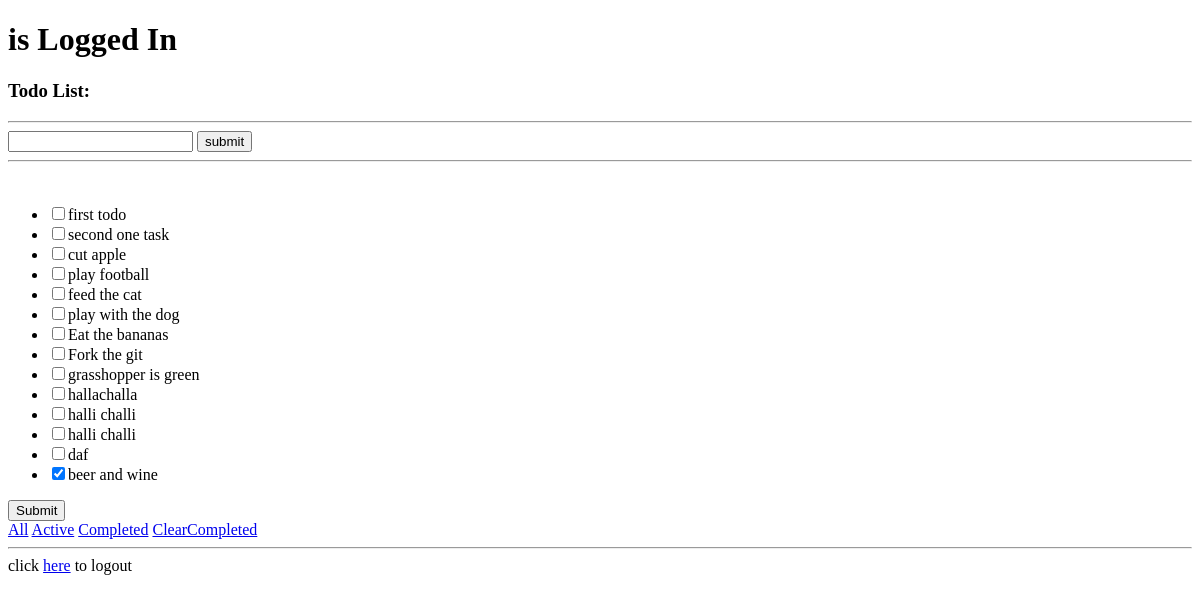
Before: /todos/ with the older database file.
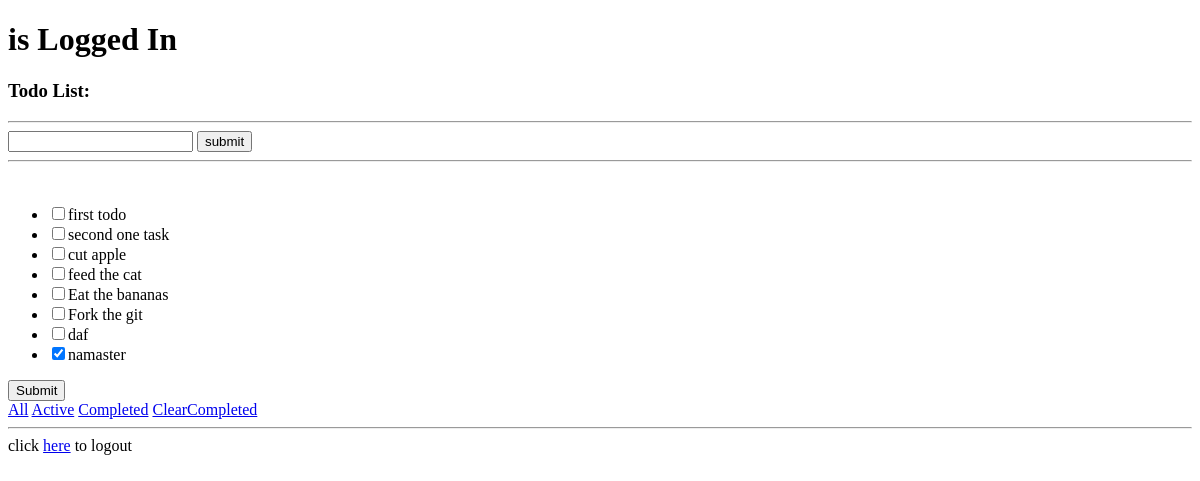
After: the same page with the newer database file.
### todos/models.py (models this page shows, shortened)
class Todo(models.Model):
    title = models.CharField(max_length=200)
    completed = models.BooleanField(null=False,default=False)
    created_at = models.DateTimeField(auto_now_add=True)

### todos/views.py (the view)
def index(request):
    todos = Todo.objects.all()
    context = {
        'todos':todos
    }
    if request.method == 'POST':
        title = request.POST['title']
        todo = Todo(title=title)
        todo.save()
        return render(request,'index.html',context)
    else:
        return render(request,'index.html',context)

### todos/templates/index.html (shortened to what this page needs)
<!DOCTYPE html>
<html lang="en">
<head>
</head>
<body>
<h1>{{ full_name }} is Logged In</h1>
<h3>Todo List:</h3><hr>
<form method="post" action="{% url 'index' %}">
    <input type="text" name="title" id="title"/>
    <input type="submit" value="submit" />
</form>
<hr>
<br>
<form method="post" action="{% url 'save_state'%}">
<ul>
{% for todo in todos %}
<li>  <input type="checkbox" id="{{ todo.title }}" name="{{ todo.title }}" value=" " {% if todo.completed is True %} checked = "checked" {% endif %} >{{ todo.title }}   </li>
{% endfor %}
</ul>
 <input type="submit" value="Submit">
</form>
<a href="/todos/">All</a>
<a href="/todos/active">Active</a>
<a href="/todos/completed">Completed</a>
<a href="/todos/clear_completed">ClearCompleted</a>
<hr>
click <a href="/accounts/logout/">here</a> to logout
</body>
</html>

Changed rows visible on the page:
removed Todo: title "play football"
removed Todo: title "play with the dog"
removed Todo: title "grasshopper is green"
removed Todo: title "hallachalla"
removed Todo: title "halli challi"
removed Todo: title "halli challi"
removed Todo: completed "☑", title "beer and wine"
added Todo: completed "☑", title "namaster"
